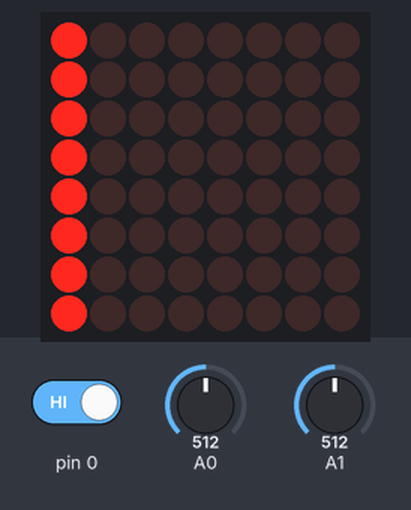
A sketch run on a simulated Arduino Uno, built with avr-gcc and run on an emulated ATmega328P. Shown: 8×8 LED matrix. Inputs (shaded band) come from the test bench; at power-on: pin 0 HIGH, A1 = 512, A0 = 512. Random numbers use the default seed unless the sketch sets one.

Above: at 1.8 s.
1.9 s: pin 0 driven LOW
At 2.4 s:
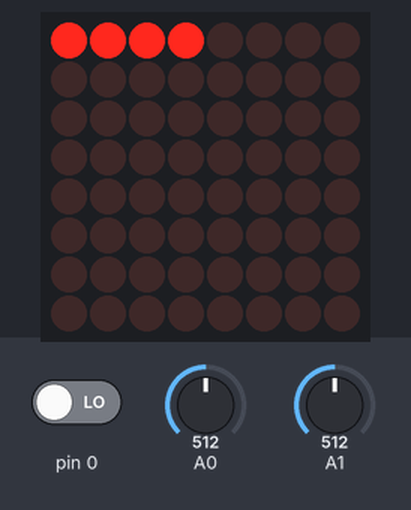
At 2.9 s:
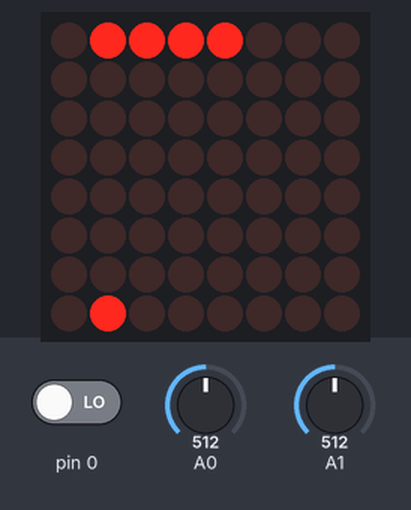
4.5 s: A1 set to 743
6.5 s: A1 set to 765
At 6.9 s:
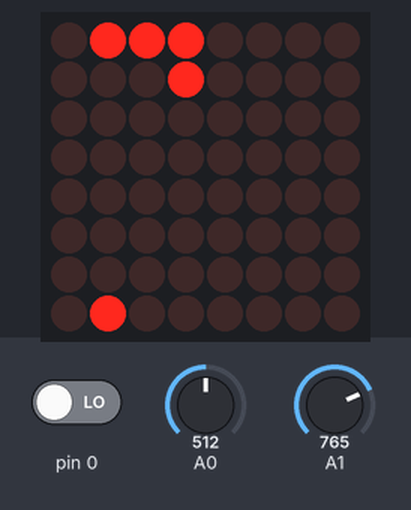
9.0 s: A1 set to 240
At 10.9 s:
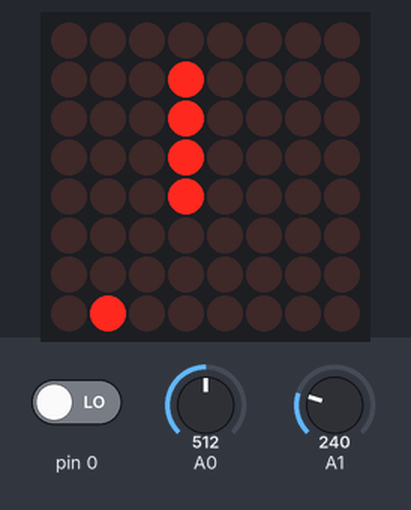
11.5 s: A1 set to 760
14.6 s: A1 set to 266
17.0 s: A1 set to 232
Timing chart, 0 to 20.0 s (numbered marks = the images above; inputs shaded):
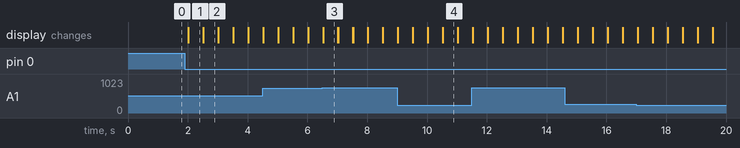

The sketch:

Final1.ino
```cpp
#include "LedControl.h"


LedControl lc=LedControl(12,11,10,1);


     int size1=4;
      int s[64][2]={{3,0},{2,0},{1,0},{0,0},{0,0},{0,0},{0,0},{0,0},{0,0},{0,0},{0,0},{0,0},{0,0},{0,0},{0,0},{0,0},{0,0},{0,0},{0,0},{0,0},{0,0},{0,0},{0,0},{0,0},{0,0},
      {0,0},{0,0},{0,0},{0,0},{0,0},{0,0},{0,0},{0,0},{0,0},{0,0},{0,0},{0,0},{0,0},{0,0},{0,0},{0,0},{0,0},{0,0},{0,0},{0,0},{0,0},{0,0},{0,0},{0,0},{0,0},{0,0},{0,0},{0,0},{0,0},{0,0},
      {0,0},{0,0},{0,0},{0,0},{0,0},{0,0},{0,0},{0,0},{0,0}};


  char curr_Move='R';
  char next_Move;
  int vx,vy;
  int  x= random(8);
   int y= random(8);
   int tim=500,inc=1;
   char d=0b10000000,set='L',UI;


  void update1()
  {

    {
      lc.setLed(0,s[size1-1][1],s[size1-1][0],0);
     for(int i=63;i>0;i--)
     {s[i][0]=s[i-1][0];
     s[i][1]=s[i-1][1];}


    }
  }
    void move1(int a[],char cM)
  {

    switch(cM)
    {
        case 'L':
           {
           if(a[0]==0)
           {// gameOver();
            a[0]=7;}
           else {a[0]--;}
           break;
           }
        case 'R':
           {
             if(a[0]==7)
             { // gameOver();
              a[0]=0;  }
             else
               { a[0]++;}
             break;
           }
        case 'U':
            {
              if(a[1]==0)
               { // gameOver();
                a[1]=7;}
              else
              { a[1]--;}
              break;
            }
        case 'D' :
             {
               if(a[1]==7)
                 { //gameOver();
                  a[1]=0;   }
               else
                { a[1]++;}
               break;
             }
    }
  }
  void turn(char nM)      //nM =>next_Move;
  {
    update1();
   // move1(h, nM);
    move1(s[0],nM);
  }
  void check_Move(char cM,char nM)
  {
    if((cM=='R')||(cM=='L'))
    {
      if((nM=='R')||(nM=='L'))
      {
        update1();
       // move1(h,cM);
        move1(s[0],cM);
      }
      else {
        turn(nM);
      }
    }
    else
    {
           if((nM=='U')||(nM=='D'))
      {
        update1();
       // move1(h,cM);
        move1(s[0],nM);
      }
      else {
        turn(nM);
      }

    }
 }

void setup() {
  // put your setup code here, to run once:

      lc.shutdown(0,false);  // Wake up displays
      lc.setIntensity(0,5);  // Set intensity levels
      lc.clearDisplay(0);
      pinMode(A0,INPUT);
      pinMode(A1,INPUT);
      pinMode(0,INPUT);
      setDiff();
      {
        if(inc==1)
        {tim=500;}

        else if(inc==2)
        {tim=400;}

        else if(inc==3)
        {tim=300;}

        else if(inc==4)
        {tim=150;
          }

        else if(inc==5)
        {tim=50;}

     }
}
void showSnake()
{

  {    for(int i=0;i<size1;i++)
          {
             lc.setLed(0,s[i][1],s[i][0],1);
          }

   /* lc.setLed(0,h[1],h[0],1);

    lc.setLed(0,b1[1],b1[0],1);

    lc.setLed(0,b2[1],b2[0],1);

    lc.setLed(0,t[1],t[0],1);*/

   // delay(500);
    }

   // lc.clearDisplay(0);


}
char userInp()
{
  vx=analogRead(A0);
  vy=analogRead(A1);
  if((vy>750))
  {
    return 'D';
    }
 else if((vy<250))
  {
    return 'U';
    }
 else if((vx>850))
  {
    return 'R';
    }
    else if((vx<250))
  {
    return 'L';
    }
    else{
      return 'X';
      }

}
void food()
{

 lc.setLed(0,x,y,1);
}
void checkFoodEaten()
{
  if((x==s[0][1])&&(y==s[0][0]))
  {
     lc.setLed(0,x,y,0);
  delay(100);
  size1++;
   regenerate();
   }

}
char digInp()
{
  int x=digitalRead(0);
  if(x==0)
  {
    return 's';
    }
  else
  {
    return 'a';
    }


  }

  void setDiff()
  {
    lc.clearDisplay(0);
    while(1){


      lc.setColumn(0,inc-1,255);
      delay(500);
      set=userInp();
    if(set=='R')
    {
       if(inc<5)
         { inc++;}
      }
      else if(set=='L')
      {
        if(inc>1)
           {inc--;}
        }

        if(digInp()=='s')
        {
          lc.clearDisplay(0);
          return;

          }
          lc.clearDisplay(0);
    }


    }
void regenerate()
{
    x= random(8);
    y= random(8);

  }

void next()
{
  food();
  /*lc.setLed(0,x,y,0);
  delay(30);
  lc.setLed(0,x,y,1);
  delay(30);
   lc.setLed(0,x,y,0);
  delay(30);
   lc.setLed(0,x,y,1);
  delay(30);*/
  UI=userInp();
  if(UI=='X')
  {next_Move=curr_Move;}
  else
  {next_Move=UI;}
  //next_Move='D';
  check_Move(curr_Move,next_Move);
  checkFoodEaten();
  check_Over();

}
void gameOver()              //to display game over ;
{
  int alph[8][8]={{60,102,96,110,102,102,60,0},
                {24,60,102,126,102,102,102,0},
                {99,119,127,107,99,99,99,0},
                {126,96,96,120,96,96,126,0},
                { 60,102,102,102,102,102,60,0},
                {102,102,102,102,102,60,24,0},
                {126,96,96,120,96,96,126,0},
                {124,102,102,124,120,108,102,0}};
   for(int i=0;i<8;i++)
   {    lc.clearDisplay(0);
          for(int j=0;j<8;j++)
          {
            lc.setRow(0,j,alph[i][j]);
            }
            delay(200);


    }
    lc.clearDisplay(0);
   exit(0);
}


void check_Over()
{
  int flag=0;
  for(int i=4;i<size1;i++)
  {
    if((s[0][1]==s[i][1])&&(s[0][0]==s[i][0]))
    {
      flag=1;
      break;
      }
  }
   if(flag==1)
    {
      showSnake();
      delay(100);
      lc.clearDisplay(0);
      showSnake();
      delay(100);
      lc.clearDisplay(0);
      showSnake();
      delay(100);
      lc.clearDisplay(0);
      gameOver();
      }


}

void loop() {
  showSnake();
  delay(tim);
  next();
  curr_Move=next_Move;

}
```

Measured:
- the behaviour switches between 750 and 751 on A1 (found by bisection; images 2 and 3)
- after the input at 1.9 s, the display: changes after 0.11 s (image 1)
- what the display in image 1 shows lasts 0.5 s, from 2.0 s to 2.5 s
